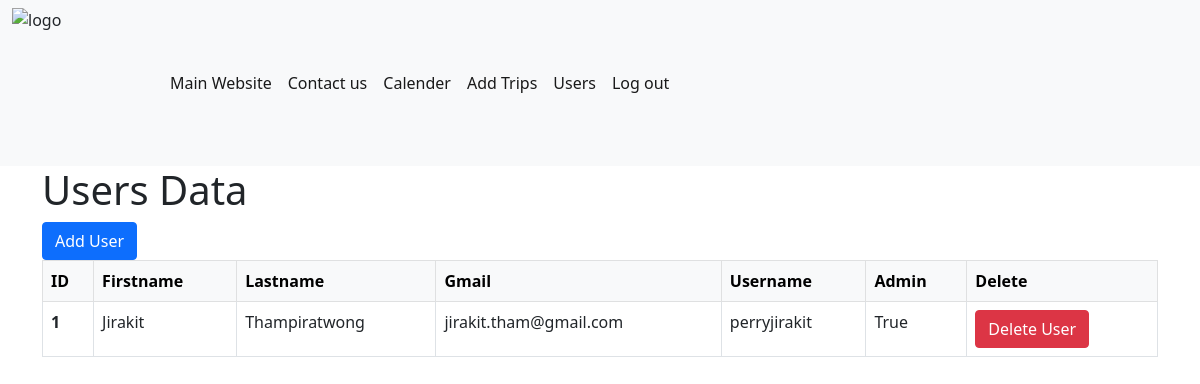
The page /usersdata (signed in) on the database as committed earlier.
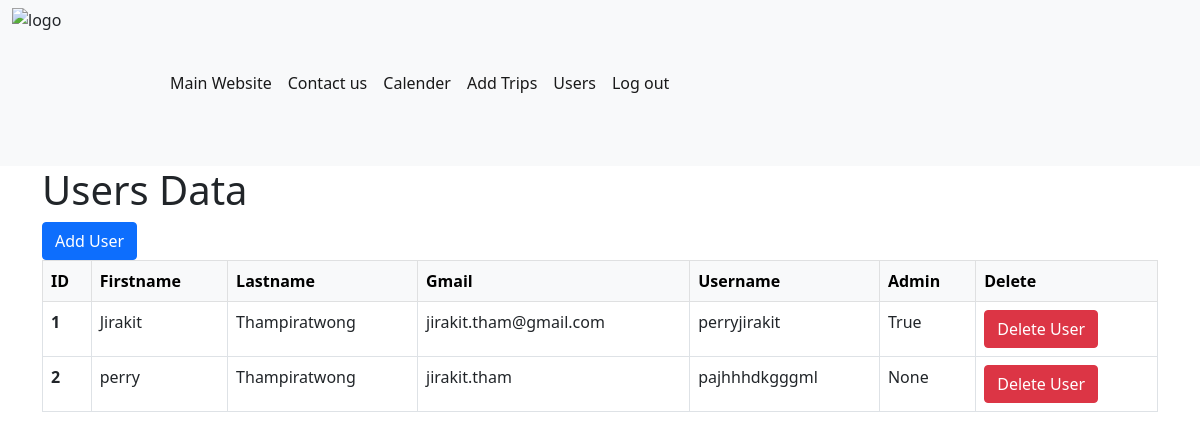
The same page on the database as committed later.
### app.py (models this page shows, shortened)
class User(db.Model, UserMixin):
    __tablename__ = "Users"
    id = db.Column(db.Integer, primary_key=True)
    firstname = db.Column(db.Text)
    lastname = db.Column(db.Text)
    username = db.Column(db.Text, unique=True)
    password = db.Column(db.Text)
    is_admin = db.Column(db.Boolean)
    gmail = db.Column(db.Text)

### app.py (the view)
@app.route("/usersdata")
@login_required
def usersdata():
    if not current_user.is_admin:
        return redirect(url_for("index"))
    users = User.query.all()
    return render_template("usersdata.html", users=users)

### app.py (called while the page is built)
@login_manager.user_loader
def load_user(user_id):
    return User.query.get(int(user_id))

### templates/usersdata.html
{% extends "base.html" %}
{% block content%}
<div class="container">
    <h1>Users Data</h1>
    <a href="/usersdata/add"><button class="btn btn-primary">Add User</button></a>
    <table class="table table-bordered table-hover">
        <thead class="table-light">
            <tr>
                <th scope="col">ID</th>
                <th scope="col">Firstname</th>
                <th scope="col">Lastname</th>
                <th scope="col">Gmail</th>
                <th scope="col">Username</th>
                <th scope="col">Admin</th>
                <th scope="col">Delete</th>
            </tr>
        </thead>
        <tbody>
            {% for user in users %}
            <tr>
                <th scope="row">{{user.id}}</th>
                <td>{{user.firstname}}</td>
                <td>{{user.lastname}}</td>
                <td>{{user.gmail}}</td>
                <td>{{user.username}}</td>
                <td>{{user.is_admin}}</td>
                <td>
                    <a class="btn btn-danger" href="{{ url_for('deleteUser', id=user.id) }}">Delete User</a>
                </td>
            </tr>
            {% endfor %}
        </tbody>
    </table>
</div>
{% endblock %}

Rows that differ between the two databases and show on the page:
added User: id "2", firstname "perry", lastname "Thampiratwong", gmail "jirakit.tham", username "pajhhhdkgggml", is_admin "None"
